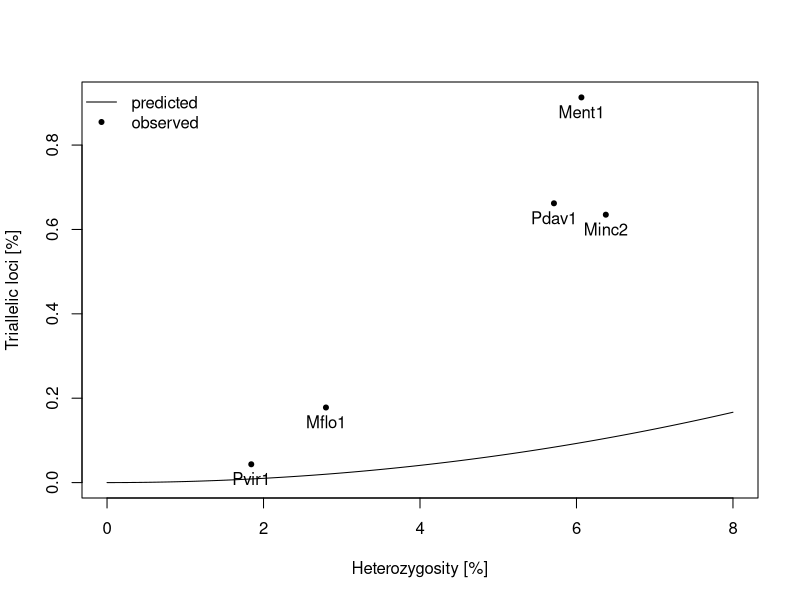

Write R code to recreate this figure.
# the naive expectation is that
# AB - AB * BC + BC = est_heterozygosity (which is the measured heterozygosty)
# B is the reference, A and C are alt genome copies and AB * BC is A * C distance, the random overlap
# AB (1 - BC) + BC = est_heterozygosity
# AB = (est_heterozygosity - BC) / (1 - BC)
## AB = BC (the most extreme case - equdistant)
# AB (2 - AB) = est_heterozygosity

get_exp_triallelic <- function(est_heterozygosity){
    # 2*x - x^2 = est_heterozygosity
    # x^2 - 2*x - est_heterozygosity = 0
    100 * ((1 - sqrt(1 - (est_heterozygosity / 100)))^2)
}

triploids <- read.table('tables/triploid_heterozygosity.tsv', header = T, stringsAsFactors=F)
observed_het <- (triploids$AAB + triploids$ABC)
naively_expected_trial <- sapply(observed_het, get_exp_triallelic)

# plot(triploids$ABC ~ naively_expected_ABC, xlim = c(0,1), ylim = c(0,1), pch = 20)
# text(naively_expected_ABC, triploids$ABC, triploids$code, pos = 1)
# lines(c(0,1),c(0,1))

total_heterozygosities <- seq(0, 8, len = 100)
triallelic_exp <- sapply(total_heterozygosities, get_exp_triallelic)

tiff("figures/Supp_fig8.tiff", width = 800, height = 600, 'px', res = 100, compression = 'rle')

plot(triallelic_exp ~ total_heterozygosities,
     xlab = 'Heterozygosity [%]',
     ylab = 'Triallelic loci [%]', ylim = c(0, max(triploids$ABC)),
     type = 'l')
# points(observed_het, naively_expected_trial, pch = 20)
points(observed_het, triploids$ABC, pch = 20)
text(observed_het, triploids$ABC, triploids$code, pos = 1)

legend('topleft', bty = 'n', pch = c(NA, 20), lty = c(1, NA), c('predicted', 'observed'))
# text(total_heterozygosities[70], 0, 'predicted % of triallelic loci', pos = 3   )

dev.off()

######
# SIMULATION VERIFICATION
######

# genome_size = 10000
#
# generate_derived_haplotype <- function(ancestor, genome_size, mutaion_p){
#     muts <- rpois(1, round(mutaion_p * genome_size))
#     mut_locations <- round(runif(muts, 1, genome_size))
#     derived_seq <- ancestor
#     for (pos in mut_locations){
#         derived_seq[pos] <- sample(c('A', 'C', 'T', 'G'), 1)
#     }
#     derived_seq
# }
#
# calculate_divergence <- function(mutaion_p){
#     ancestor <- sample(c('A', 'C', 'T', 'G'), size = genome_size, replace = T)
#
#     h1 <- generate_derived_haplotype(ancestor, genome_size, mutaion_p)
#     h2 <- generate_derived_haplotype(ancestor, genome_size, mutaion_p)
#     h3 <- generate_derived_haplotype(ancestor, genome_size, mutaion_p)
#
#     AB_dis = sum(h1 != h2)
#     BC_dis = sum(h2 != h3)
#     AC_dis = sum(h1 != h3)
#
#     triallelic = sum(h1 != h2 & h2 != h3 & h1 != h3)
#     het = sum(((h1 != h2) + (h2 != h3) + (h1 != h3)) > 1)
#
#     c(mutaion_p, c(het, triallelic, AB_dis, BC_dis, AC_dis) / genome_size)
# }
#
# make_replicates <- function(mutaion_p, replicates){
#     results_mat <- sapply(rep(mutaion_p, replicates), calculate_divergence)
#     apply(results_mat, 1, median)
# }
#
# muts_to_simulate <- c(seq(0.001,0.01, by = 0.002),
#                       seq(0.01,0.04, by = 0.005),
#                       seq(0.05,0.3, by = 0.05))
# summary_per_mutation_rate <- as.data.frame(t(sapply(, make_replicates, 200)))
# colnames(summary_per_mutation_rate) <- c('mutation_p', 'het', 'triallelic', 'AB_dis', 'BC_dis', 'AC_dis')
#
# more_data <- as.data.frame(t(sapply(seq(0.01,0.04, by = 0.01), make_replicates, 200)))
# colnames(more_data) <- c('mutation_p', 'het', 'triallelic', 'AB_dis', 'BC_dis', 'AC_dis')
#
# summary_per_mutation_rate <- rbind(more_data, summary_per_mutation_rate)
#
# more_data <- as.data.frame(t(sapply(, make_replicates, 200)))
# colnames(more_data) <- c('mutation_p', 'het', 'triallelic', 'AB_dis', 'BC_dis', 'AC_dis')
#
#
# plot(c(sapply(heter, get_half)^2) ~ heter, type = 'l', col = 'green', xlab = 'heterozygosity [%]', ylab = 'naively expected overlap [%]', xlim = c(0, 0.1))
# points(summary_per_mutation_rate$het, summary_per_mutation_rate$triallelic, pch = 20)
